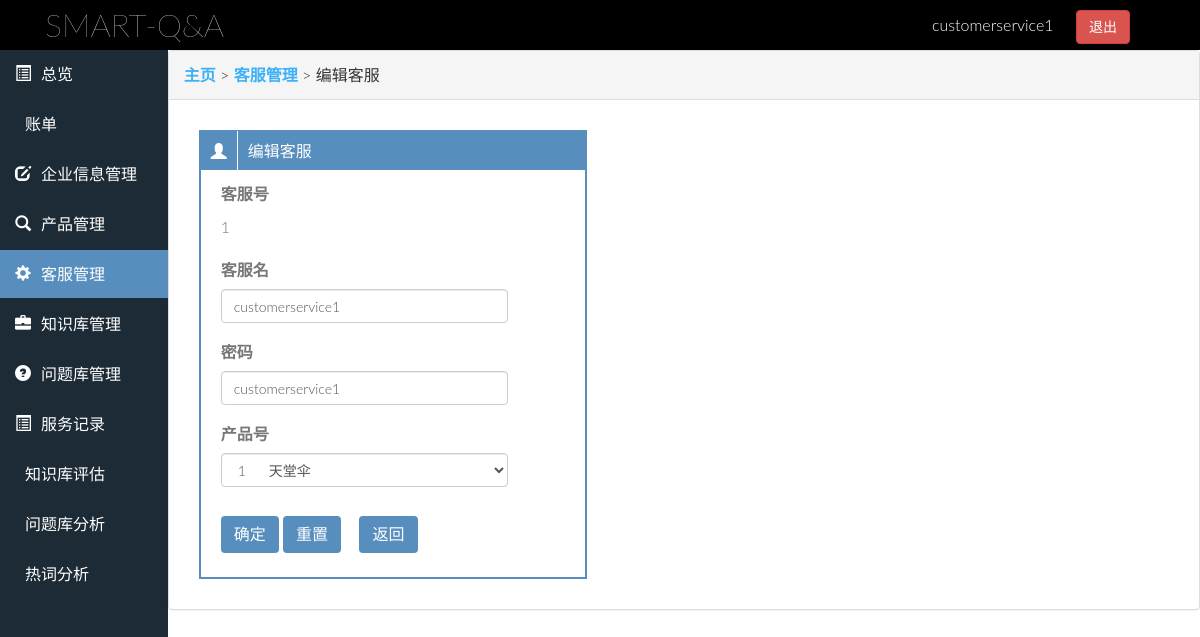
/enterprise/cs_modify.php?CSID=1 (signed in), run on the app's committed database.
### web/enterprise/cs_modify.php (the view, shortened to what this page needs)
<!DOCTYPE HTML>
<?php
  require_once __DIR__ . '/../functions/connect_database.php';
  $sql = "select * from `customer-service` where CSID={$_GET['CSID']}";
  $result = $link->query($sql);
  $row = $result->fetch_assoc();
?>
<html>
  <head>
    <link href="../assets/css/enterprise-common.css" rel="stylesheet">
    <?php require __DIR__ . '/../functions/header.php'; ?>
  </head>
  <body>
    <div class="topbar">
        <span>SMART-Q&A</span>
        <div class="dropdown">
          <button class="dropdown-toggle" type="button" data-toggle="dropdown" aria-haspopup="true" aria-expanded="true"><?php echo $_SESSION['EName']; ?></button>
          <a class="btn btn-danger" href="../functions/action.php?action=enterpriseLogout">退出</a>
        </div>
    </div>
    <div class="main-container">
      <div class="container-left">
        <ul class="nav nav-stacked">
          <li><a href="console.php"><i class="glyphicon glyphicon-list-alt"></i><span>总览</span></a></li>
          <li><a href="bill.php"><i class="glyphicon glyphicon-yen"></i><span>账单</span></a></li>
          <li><a href="enterprise_manage.php"><i class="glyphicon glyphicon-edit"></i><span>企业信息管理</span></a></li>
          <li><a href="product_manage.php"><i class="glyphicon glyphicon-search"></i><span>产品管理</span></a></li>
          <li class="active"><a href="cs_manage.php"><i class="glyphicon glyphicon-cog"></i><span>客服管理</span></a></li>
          <li><a href="knowledge_manage.php"><i class="glyphicon glyphicon-briefcase"></i><span>知识库管理</span></a></li>
          <li><a href="question_manage.php"><i class="glyphicon glyphicon-question-sign"></i><span>问题库管理</span></a></li>
          <li><a href="case_list.php"><i class="glyphicon glyphicon-list-alt"></i><span>服务记录</span></a></li>
          <li><a href="knowledge_assess.php"><i class="glyphicon glyphicon-object-align-bottom"></i><span>知识库评估</span></a></li>
          <li><a href="question_assess.php"><i class="glyphicon glyphicon-object-align-bottom"></i><span>问题库分析</span></a></li>
          <li><a href="word_assess.php"><i class="glyphicon glyphicon-object-align-bottom"></i><span>热词分析</span></a></li>
        </ul>
      </div>
      <div class="container-right">
        <div class="panel panel-default">
          <div class="panel-heading"><a href="console.php">主页</a> > <a href="cs_manage.php">客服管理</a> > 编辑客服</div>
          <div class="panel-body">
            <div class="cs-list cs-list-inside">
              <div class="cs-list-heading">
                <span class="glyphicon glyphicon-user"></span>
                <span>编辑客服</span>
              </div>
              <div class="cs-list-body">
                <div class="cs-add">
                  <form id="form" action="../functions/action.php?action=updatecustomerservice" method="POST" >
                    <div class="form-group">
                      <label for="cs-id">客服号</label>
					            <br>
                      <?php echo $row['CSID']; ?>
                    </div>
                    <div class="form-group">
                      <label for="cs-name">客服名</label>
                      <input type="text" class="form-control" id="CSName" name="CSName" value="<?php echo $row['CSName'] ?>">
                    </div>
                    <div class="form-group">
                      <label for="cs-pass">密码</label>
                      <input type="text" class="form-control" id="CSPassword" name="CSPassword" value="<?php echo $row['CSPassword'] ?>">
                    </div>
                    <div class="form-group">
                      <label for="">产品号</label>
					            <select class="form-control" id="PID" name="PID">
                        <?php
                          $sql1 = "select * from product where PEID={$_SESSION['EID']} order by PID asc";
                          $result1 = $link->query($sql1);
                          while($row1 = $result1->fetch_assoc())
                          {
                            if($row1['PID']==$row['CSPID'])
                              echo "<option selected='{$row1['PID']}'>{$row1['PID']}&nbsp;  &nbsp;  &nbsp;  {$row1['PName']}</option>";
                            else
                              echo "<option value='{$row1['PID']}'>{$row1['PID']}&nbsp;  &nbsp;  &nbsp;  {$row1['PName']}</option>";
                          }
                        ?>
                      </select>
                    </div>
                    <input type="submit" class="btn form-button" value="确定">
                    <input type="reset" class="btn form-button" value="重置">
                    <button type="button" class="btn" onclick="window.location.href='cs_manage.php'">返回</button>
                  </form>
                </div>
              </div>
            </div>
          </div>
        </div>
      </div>
    </div>
  </body>
</html>

### web/assets/css/enterprise-common.css (style rules this page uses)
body { font-size: 15px; }
.topbar { display: flex; height: 50px; align-items: center; background: black; }
.topbar span { color: white; margin-left: 45px; font-size: 32px; font-weight: 250; }
.topbar .dropdown { margin-left: auto; margin-right: 70px; }
.topbar button { background: black; margin: 0; border-radius: 6px; padding: 8px 17px; border: 0.5px solid black; color: white; }
.main-container { display: flex; min-height: calc( 100vh - 50px ); }
.container-left { flex: 1.3; background: #1C2B36; }
.container-left li a { color: white; display: flex; align-items: center; }
.container-left li a span { font-weight: 200; margin-left: 10px; }
.nav.nav-stacked li.active a { background: #578EBE; }
.container-right { flex: 8; }
.container-right .panel-body { padding: 30px; }
.pro-list-body form input[type=submit],.kno-list-body form input[type=submit], .cs-list-body form input[type=submit],.que-list-body form input[type=submit] { font-size: 16px; color: white; background: #578EBE; }
.glyphicon { top: 0; }
.cs-list { width: 90%; border: 2px solid #578EBE; }
.cs-list-heading { background: #578EBE; padding: 10px; display: flex; align-items: center; color: white; }
.cs-list-heading span { line-height: 18px; font-size: 16px; }
.cs-list-body form { margin: 10px 0 10px 20px; }
.cs-list-body button { margin: 14px; font-size: 16px; color: white; background: #578EBE; }
.cs-list-inside { width: 40%; }
.cs-list-body .cs-add { width: 80%; }
.cs-list-body .cs-add input.form-button { font-size: 16px; color: white; background: #578EBE; }

### web/assets/css/css-index.css (style rules this page uses)
html, body { height: 100%; width: 100%; overflow-x: hidden; }
body { height:100%; font-family: "Lato", "Serif"; font-weight: 300; padding:0; margin:0; font-size:16px; line-height: 28px; color: #777; background: #fff; overflow-x:hidden; position: relative; }
a { color: #3eb0f7; outline: 0; font-weight: bold; -webkit-transition: all .8s ease; transition: all .8s ease; }

### data on the page
customer-service: CSID "1", CSName "customerservice1", CSPassword "customerservice1"

### other printed values
$_SESSION['EName'] "customerservice1"
form field PID "1 天堂伞"
